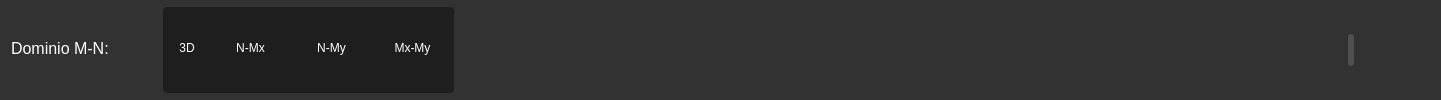
           <widget class="QFrame" name="frame_5">
            <property name="sizePolicy">
             <sizepolicy hsizetype="Expanding" vsizetype="Preferred">
              <horstretch>0</horstretch>
              <verstretch>0</verstretch>
             </sizepolicy>
            </property>
            <property name="styleSheet">
             <string notr="true">background-color: rgb(50,50,50);
border-bottom: none; /* opzionale se vuoi solo il bordo in basso */
border-top-left-radius: 4px;
border-top-right-radius: 4px;
</string>
            </property>
            <property name="frameShape">
             <enum>QFrame::StyledPanel</enum>
            </property>
            <property name="frameShadow">
             <enum>QFrame::Raised</enum>
            </property>
            <layout class="QHBoxLayout" name="horizontalLayout_14">
             <property name="leftMargin">
              <number>7</number>
             </property>
             <property name="topMargin">
              <number>7</number>
             </property>
             <property name="rightMargin">
              <number>7</number>
             </property>
             <property name="bottomMargin">
              <number>7</number>
             </property>
             <item>
              <widget class="QLabel" name="label_195">
               <property name="minimumSize">
                <size>
                 <width>150</width>
                 <height>32</height>
                </size>
               </property>
               <property name="maximumSize">
                <size>
                 <width>150</width>
                 <height>16777215</height>
                </size>
               </property>
               <property name="font">
                <font>
                 <family>Segoe UI</family>
                 <pointsize>12</pointsize>
                 <weight>50</weight>
                 <italic>false</italic>
                 <bold>false</bold>
                </font>
               </property>
               <property name="layoutDirection">
                <enum>Qt::LeftToRight</enum>
               </property>
               <property name="styleSheet">
                <string notr="true">font:400 12pt &quot;Segoe UI&quot;;
color: rgb(255,255,255);
padding-bottom: 4px;</string>
               </property>
               <property name="text">
                <string>Dominio M-N:</string>
               </property>
               <property name="alignment">
                <set>Qt::AlignLeading|Qt::AlignLeft|Qt::AlignVCenter</set>
               </property>
              </widget>
             </item>
             <item>
              <widget class="QWidget" name="widget_17" native="true">
               <property name="styleSheet">
                <string notr="true">background-color: rgb(30,30,30);
border-radius: 4px</string>
               </property>
               <layout class="QHBoxLayout" name="horizontalLayout_25">
                <property name="leftMargin">
                 <number>4</number>
                </property>
                <property name="topMargin">
                 <number>4</number>
                </property>
                <property name="rightMargin">
                 <number>4</number>
                </property>
                <property name="bottomMargin">
                 <number>4</number>
                </property>
                <item>
                 <widget class="QPushButton" name="btn_out_3d">
                  <property name="sizePolicy">
                   <sizepolicy hsizetype="Fixed" vsizetype="Fixed">
                    <horstretch>0</horstretch>
                    <verstretch>0</verstretch>
                   </sizepolicy>
                  </property>
                  <property name="minimumSize">
                   <size>
                    <width>40</width>
                    <height>32</height>
                   </size>
                  </property>
                  <property name="maximumSize">
                   <size>
                    <width>40</width>
                    <height>32</height>
                   </size>
                  </property>
                  <property name="styleSheet">
                   <string notr="true">QPushButton{
    font:400 12pt &quot;Segoe UI&quot;;
    color: rgb(255,255,255);
	padding-bottom: 4px;
	border-radius:4px;
	border: none
}
QPushButton:hover {
    background-color: rgb(40,40,40);
	border: 1px solid rgb(120,120,120);
}
QPushButton:checked {
    background-color: rgb(50,50,50);
}</string>
                  </property>
                  <property name="text">
                   <string>3D</string>
                  </property>
                  <property name="iconSize">
                   <size>
                    <width>35</width>
                    <height>35</height>
                   </size>
                  </property>
                 </widget>
                </item>
                <item>
                 <widget class="QPushButton" name="btn_out_N_Mx">
                  <property name="sizePolicy">
                   <sizepolicy hsizetype="Fixed" vsizetype="Fixed">
                    <horstretch>0</horstretch>
                    <verstretch>0</verstretch>
                   </sizepolicy>
                  </property>
                  <property name="minimumSize">
                   <size>
                    <width>75</width>
                    <height>32</height>
                   </size>
                  </property>
                  <property name="maximumSize">
                   <size>
                    <width>75</width>
                    <height>32</height>
                   </size>
                  </property>
                  <property name="styleSheet">
                   <string notr="true">QPushButton{
    font:400 12pt &quot;Segoe UI&quot;;
    color: rgb(255,255,255);
	padding-bottom: 4px;
	border-radius:4px;
	border: none
}
QPushButton:hover {
    background-color: rgb(40,40,40);
	border: 1px solid rgb(120,120,120);
}
QPushButton:checked {
    background-color: rgb(50,50,50);
}</string>
                  </property>
                  <property name="text">
                   <string>N-Mx</string>
                  </property>
                  <property name="iconSize">
                   <size>
                    <width>35</width>
                    <height>35</height>
                   </size>
                  </property>
                 </widget>
                </item>
                <item>
                 <widget class="QPushButton" name="btn_out_N_My">
                  <property name="sizePolicy">
                   <sizepolicy hsizetype="Fixed" vsizetype="Fixed">
                    <horstretch>0</horstretch>
                    <verstretch>0</verstretch>
                   </sizepolicy>
                  </property>
                  <property name="minimumSize">
                   <size>
                    <width>75</width>
                    <height>32</height>
                   </size>
                  </property>
                  <property name="maximumSize">
                   <size>
                    <width>75</width>
                    <height>32</height>
                   </size>
                  </property>
                  <property name="styleSheet">
                   <string notr="true">QPushButton{
    font:400 12pt &quot;Segoe UI&quot;;
    color: rgb(255,255,255);
	padding-bottom: 4px;
	border-radius:4px;
	border: none
}
QPushButton:hover {
    background-color: rgb(40,40,40);
	border: 1px solid rgb(120,120,120);
}
QPushButton:checked {
    background-color: rgb(50,50,50);
}</string>
                  </property>
                  <property name="text">
                   <string>N-My</string>
                  </property>
                  <property name="iconSize">
                   <size>
                    <width>35</width>
                    <height>35</height>
                   </size>
                  </property>
                 </widget>
                </item>
                <item>
                 <widget class="QPushButton" name="btn_out_Mx_My">
                  <property name="sizePolicy">
                   <sizepolicy hsizetype="Fixed" vsizetype="Fixed">
                    <horstretch>0</horstretch>
                    <verstretch>0</verstretch>
                   </sizepolicy>
                  </property>
                  <property name="minimumSize">
                   <size>
                    <width>75</width>
                    <height>32</height>
                   </size>
                  </property>
                  <property name="maximumSize">
                   <size>
                    <width>75</width>
                    <height>32</height>
                   </size>
                  </property>
                  <property name="styleSheet">
                   <string notr="true">QPushButton{
    font:400 12pt &quot;Segoe UI&quot;;
    color: rgb(255,255,255);
	padding-bottom: 4px;
	border-radius:4px;
	border: none
}
QPushButton:hover {
    background-color: rgb(40,40,40);
	border: 1px solid rgb(120,120,120);
}
QPushButton:checked {
    background-color: rgb(50,50,50);
}</string>
                  </property>
                  <property name="text">
                   <string>Mx-My</string>
                  </property>
                  <property name="iconSize">
                   <size>
                    <width>35</width>
                    <height>35</height>
                   </size>
                  </property>
                 </widget>
                </item>
               </layout>
              </widget>
             </item>
             <item>
              <spacer name="horizontalSpacer_16">
               <property name="orientation">
                <enum>Qt::Horizontal</enum>
               </property>
               <property name="sizeHint" stdset="0">
                <size>
                 <width>888</width>
                 <height>20</height>
                </size>
               </property>
              </spacer>
             </item>
             <item>
              <widget class="QWidget" name="widget_12" native="true">
               <property name="minimumSize">
                <size>
                 <width>6</width>
                 <height>32</height>
                </size>
               </property>
               <property name="maximumSize">
                <size>
                 <width>6</width>
                 <height>32</height>
                </size>
               </property>
               <property name="styleSheet">
                <string notr="true">background-color: rgb(80,80,80);
border-radius:3px</string>
               </property>
              </widget>
             </item>
             <item>
              <widget class="QPushButton" name="btn_out_centra">
               <property name="sizePolicy">
                <sizepolicy hsizetype="Fixed" vsizetype="Fixed">
                 <horstretch>0</horstretch>
                 <verstretch>0</verstretch>
                </sizepolicy>
               </property>
               <property name="minimumSize">
                <size>
                 <width>34</width>
                 <height>32</height>
                </size>
               </property>
               <property name="maximumSize">
                <size>
                 <width>34</width>
                 <height>32</height>
                </size>
               </property>
               <property name="styleSheet">
                <string notr="true">QPushButton{
    font:400 12pt &quot;Segoe UI&quot;;
    color: rgb(255,255,255);
	border-radius:4px
}
QPushButton:hover {
    background-color: rgb(40,40,40);
	border: 1px solid rgb(120,120,120);
}</string>
               </property>
               <property name="text">
                <string/>
               </property>
               <property name="icon">
                <iconset>
                 <normaloff>icone/quattro frecce.png</normaloff>icone/quattro frecce.png</iconset>
               </property>
               <property name="iconSize">
                <size>
                 <width>35</width>
                 <height>35</height>
                </size>
               </property>
              </widget>
             </item>
             <item>
              <widget class="QPushButton" name="btn_out_rigenera">
               <property name="sizePolicy">
                <sizepolicy hsizetype="Fixed" vsizetype="Fixed">
                 <horstretch>0</horstretch>
                 <verstretch>0</verstretch>
                </sizepolicy>
               </property>
               <property name="minimumSize">
                <size>
                 <width>34</width>
                 <height>32</height>
                </size>
               </property>
               <property name="maximumSize">
                <size>
                 <width>34</width>
                 <height>32</height>
                </size>
               </property>
               <property name="styleSheet">
                <string notr="true">QPushButton{
    font:400 12pt &quot;Segoe UI&quot;;
    color: rgb(255,255,255);
	border-radius:4px
}
QPushButton:hover {
    background-color: rgb(40,40,40);
	border: 1px solid rgb(120,120,120);
}</string>
               </property>
               <property name="text">
                <string/>
               </property>
               <property name="icon">
                <iconset>
                 <normaloff>icone/aggiorna.png</normaloff>icone/aggiorna.png</iconset>
               </property>
               <property name="iconSize">
                <size>
                 <width>37</width>
                 <height>37</height>
                </size>
               </property>
              </widget>
             </item>
            </layout>
           </widget>
